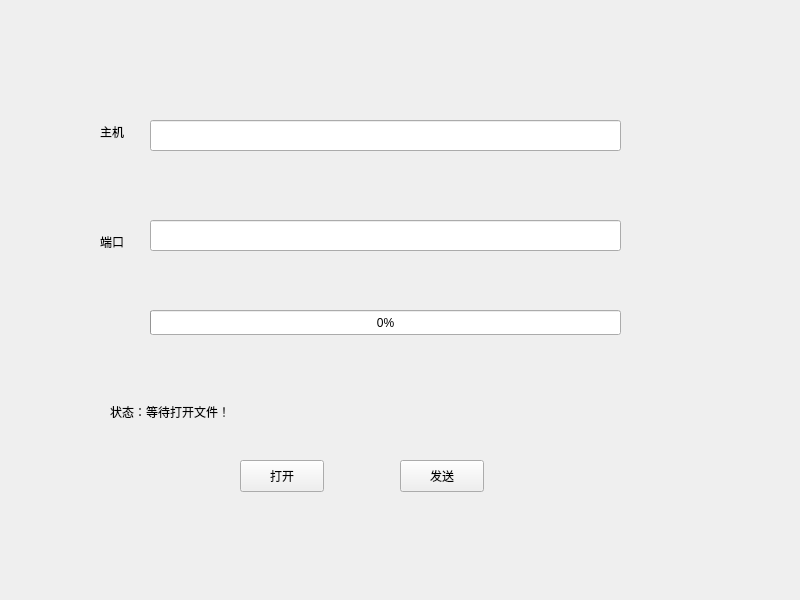
<?xml version="1.0" encoding="UTF-8"?>
<ui version="4.0">
 <class>Widget</class>
 <widget class="QWidget" name="Widget">
  <property name="geometry">
   <rect>
    <x>0</x>
    <y>0</y>
    <width>800</width>
    <height>600</height>
   </rect>
  </property>
  <property name="windowTitle">
   <string>Widget</string>
  </property>
  <widget class="QLabel" name="label">
   <property name="geometry">
    <rect>
     <x>100</x>
     <y>120</y>
     <width>61</width>
     <height>23</height>
    </rect>
   </property>
   <property name="text">
    <string>主机</string>
   </property>
  </widget>
  <widget class="QLabel" name="label_2">
   <property name="geometry">
    <rect>
     <x>100</x>
     <y>230</y>
     <width>61</width>
     <height>23</height>
    </rect>
   </property>
   <property name="text">
    <string>端口</string>
   </property>
  </widget>
  <widget class="QLabel" name="clientStatusLabel">
   <property name="geometry">
    <rect>
     <x>110</x>
     <y>400</y>
     <width>181</width>
     <height>23</height>
    </rect>
   </property>
   <property name="text">
    <string>状态：等待打开文件！</string>
   </property>
  </widget>
  <widget class="QProgressBar" name="clientProgressBar">
   <property name="geometry">
    <rect>
     <x>150</x>
     <y>310</y>
     <width>471</width>
     <height>25</height>
    </rect>
   </property>
   <property name="value">
    <number>0</number>
   </property>
  </widget>
  <widget class="QLineEdit" name="hostLineEdit">
   <property name="geometry">
    <rect>
     <x>150</x>
     <y>120</y>
     <width>471</width>
     <height>31</height>
    </rect>
   </property>
  </widget>
  <widget class="QLineEdit" name="portLineEdit">
   <property name="geometry">
    <rect>
     <x>150</x>
     <y>220</y>
     <width>471</width>
     <height>31</height>
    </rect>
   </property>
  </widget>
  <widget class="QPushButton" name="openButton">
   <property name="geometry">
    <rect>
     <x>240</x>
     <y>460</y>
     <width>84</width>
     <height>32</height>
    </rect>
   </property>
   <property name="text">
    <string>打开</string>
   </property>
  </widget>
  <widget class="QPushButton" name="sendButton">
   <property name="geometry">
    <rect>
     <x>400</x>
     <y>460</y>
     <width>84</width>
     <height>32</height>
    </rect>
   </property>
   <property name="text">
    <string>发送</string>
   </property>
  </widget>
 </widget>
 <resources/>
 <connections/>
</ui>
